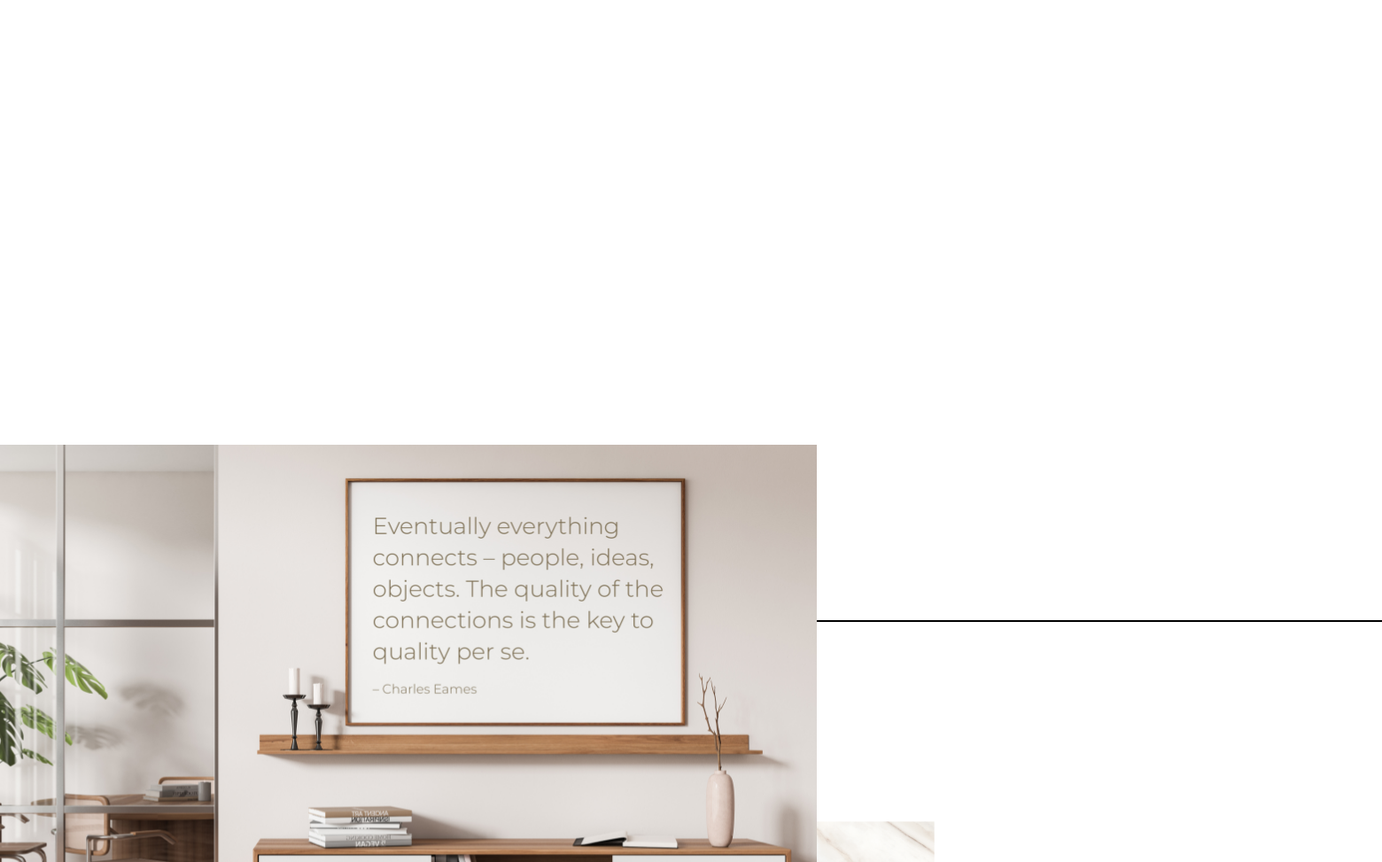
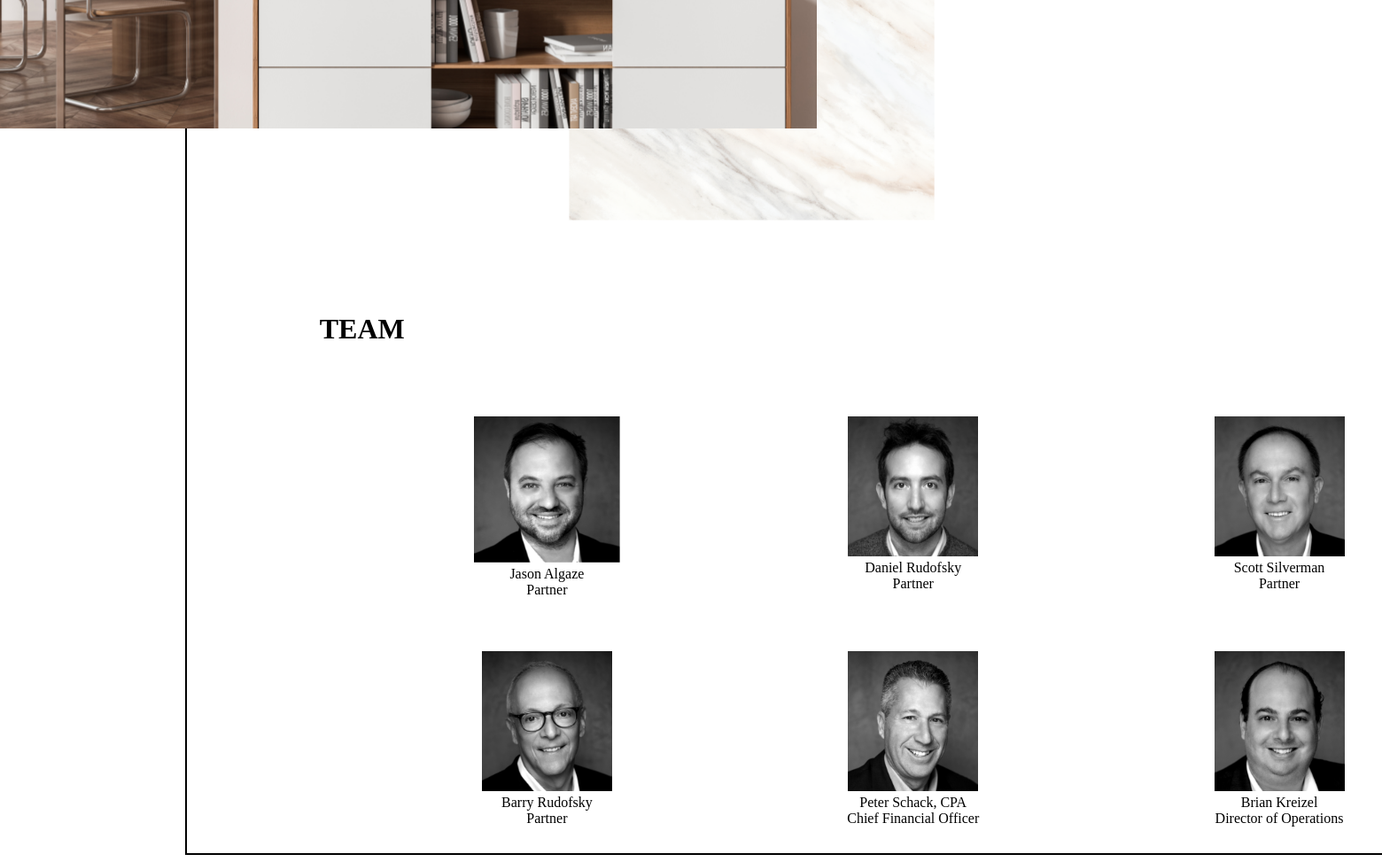
The app's page /team.php with its own data (2 pictures, top to bottom).
### tables this page shows
CREATE TABLE `team` (
  `id` int(11) NOT NULL,
  `name` varchar(255) NOT NULL,
  `designation` varchar(255) NOT NULL,
  `description` text DEFAULT NULL,
  `image_path` varchar(255) NOT NULL
);

### team.php (the view, shortened to what this page needs)
<!DOCTYPE html>
<html lang="en">
<head>
</head>
<body>
    <div class="containteam">
        <div class="imgroom">
            <img src="./assets/assets/Team/Group 122.png" alt="">
        </div>
        <div class="teambox" id="team">
            <h1>TEAM</h1>
            <?php
            $servername = "localhost";
            $username = "root";
            $password = "";
            $dbname = "abstract2";
            $conn = new mysqli($servername, $username, $password, $dbname);
 $sql = "SELECT * FROM team";
 $result = $conn->query($sql);
 if ($result->num_rows > 0) {
     $counter = 0;
     echo '<div class="rowe">';
     while ($row = $result->fetch_assoc()) {
         echo '<div class="col">';
         echo '<img src="./assets/assets/Team/' . $row["image_path"] . '" alt="">';
         echo '<div class="nam">' . $row["name"] . '</div>';
         echo '<div class="desg">' . $row["designation"] . '</div>';
         echo '</div>';
         $counter++;
         if ($counter % 3 == 0 && $counter < $result->num_rows) {
             echo '</div><div class="rowe">';
         }
     }
     echo '</div>';
 } else {
     echo "0 results";
 }
 ?>
        </div>
    </div>
</body>
</html>

### team.php (style rules this page uses)
.containteam { display: flex; flex-direction: column; border: 2px solid black; width: 1440px; margin-top: 700px; margin-left: 13%; }
.imgroom>img { margin-left: -400px; margin-top: -200px; }
.teambox { padding-left: 200px; margin-top: 100px; }
.teambox>h1 { margin: 0px 0px 50px -50px; }
.rowe { display: flex; flex-direction: row; justify-content: space-around; }
.col { margin: 30px 30px; text-align: center; flex-basis: 30%; }

### records on screen
team: image_path (picture), name "Jason Algaze", designation "Partner"
team: image_path (picture), name "Daniel Rudofsky", designation "Partner"
team: image_path (picture), name "Scott Silverman", designation "Partner"
team: image_path (picture), name "Barry Rudofsky", designation "Partner"
team: image_path (picture), name "Peter Schack, CPA", designation "Chief Financial Officer"
team: image_path (picture), name "Brian Kreizel", designation "Director of Operations"
